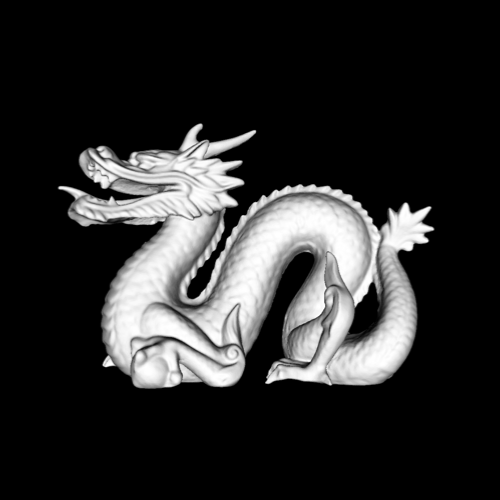

Source code (Python):
#!/usr/bin/env python

# Demonstrate changing renderers with the same SSAA pass on a dragon model.

import vtkmodules.vtkInteractionStyle  # noqa: F401
import vtkmodules.vtkRenderingOpenGL2  # noqa: F401

import os

from vtkmodules.vtkIOPLY import vtkPLYReader
from vtkmodules.vtkRenderingCore import (
    vtkActor,
    vtkPolyDataMapper,
    vtkRenderWindow,
    vtkRenderWindowInteractor,
    vtkRenderer,
)
from vtkmodules.vtkRenderingOpenGL2 import vtkRenderStepsPass, vtkSSAAPass

data_dir = os.environ.get("VPE_DATA_DIR", os.path.dirname(os.path.abspath(__file__)))

# Dragon model
reader = vtkPLYReader()
reader.SetFileName(os.path.join(data_dir, "dragon.ply"))
reader.Update()

mapper = vtkPolyDataMapper()
mapper.SetInputConnection(reader.GetOutputPort())

actor = vtkActor()
actor.SetMapper(mapper)
actor.GetProperty().SetLineWidth(2)

# SSAA pass
basic_passes = vtkRenderStepsPass()
ssaa = vtkSSAAPass()
ssaa.SetDelegatePass(basic_passes)

# First renderer
renderer_0 = vtkRenderer()
renderer_0.AddActor(actor)
renderer_0.SetPass(ssaa)

render_window = vtkRenderWindow()
render_window.SetSize(500, 500)
render_window.SetMultiSamples(0)
render_window.SetAlphaBitPlanes(1)
render_window.AddRenderer(renderer_0)
render_window.SetWindowName("ssaa pass change renderers")

interactor = vtkRenderWindowInteractor()
interactor.SetRenderWindow(render_window)

renderer_0.ResetCamera()
render_window.Render()

# Switch to second renderer with same SSAA pass
renderer_1 = vtkRenderer()
render_window.RemoveRenderer(renderer_0)
render_window.AddRenderer(renderer_1)
renderer_1.SetPass(ssaa)
renderer_1.AddActor(actor)
renderer_1.ResetCamera()

render_window.Render()
interactor.Initialize()
interactor.Start()
